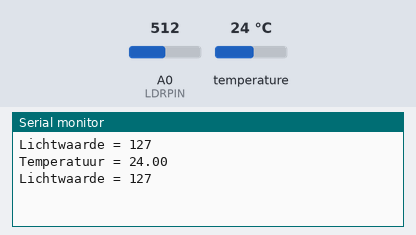
This sketch was run on a simulated Arduino Uno, built with avr-gcc and run on an emulated ATmega328P. Parts: the last lines printed to the serial monitor. The inputs (shaded band) are chosen by the test bench; at power-on: temperature 24 °C, A0 (LDRPIN) = 512.

Above: at 2.5 s.
2.6 s: temperature set to 12 °C
At 2.6 s:
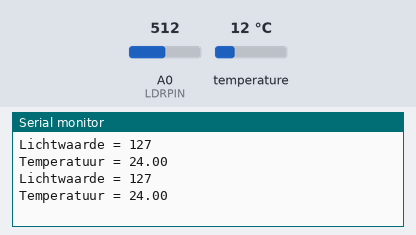
5.0 s: A0 (LDRPIN) set to 716
At 6.9 s:
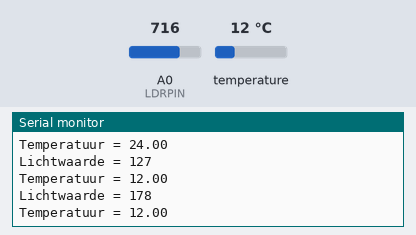
7.4 s: temperature set to 19 °C
At 8.3 s:
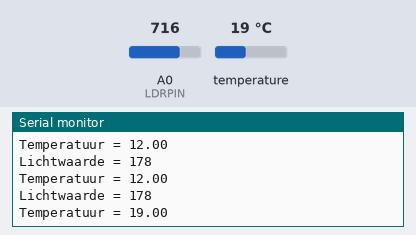
13.1 s: A0 (LDRPIN) set to 900
At 13.9 s:
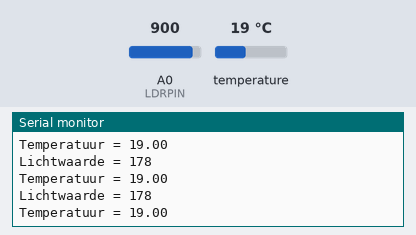
Timing chart, 0 to 16.1 s (numbered marks = the images above; inputs shaded):
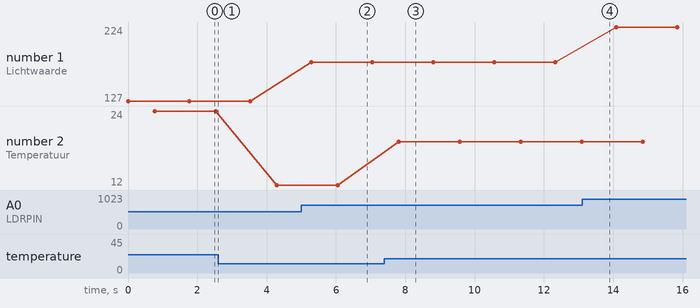

The sketch:

TempMeter.ino
```cpp
int ldrValue = 0;
const int LDRPIN = A0;

void setup() {
  pinMode(LDRPIN, INPUT);
  Serial.begin(9600);
  initTemp();
}

void loop() {
  ldrValue = analogRead(LDRPIN);
  int ldrValue2 = mapjes(ldrValue, 0, 1023, 0, 255);
  Serial.print("Lichtwaarde = ");
  Serial.println(ldrValue2);
  float temp = printTemperature();
  Serial.print("Temperatuur = ");
  Serial.println(temp);
  delay(1000);


}
```

Functions.ino
```cpp
#include <OneWire.h>
const int DS18B20PIN = 7;
OneWire ds18b20(DS18B20PIN);
byte ds18b20Addr[8];
void initTemp() {
  while ( !ds18b20.search(ds18b20Addr) || OneWire::crc8(ds18b20Addr, 7) !=
          ds18b20Addr[7]) {
    Serial.println("Address not found, retrying in 1 second...");
    ds18b20.reset_search();
    delay(1000); // deze delay mag blijven staan
  }
}
void initGetTemperature() {
  ds18b20.reset();
  ds18b20.select(ds18b20Addr);
  ds18b20.write(0x44);
}
float actualGetTemperature() {
  byte ds18data[12];
  float celsius;
  ds18b20.reset();
  ds18b20.select(ds18b20Addr);
  ds18b20.write(0xBE);
  for (int i = 0; i < 9; i++) {
    ds18data[i] = ds18b20.read();
  }
  int16_t raw = (ds18data[1] << 8) | ds18data[0];
  byte cfg = (ds18data[4] & 0x60);
  if (cfg == 0x00) {
    raw = raw & ~7;
  } else if (cfg == 0x20) {
    raw = raw & ~3;
  } else if (cfg == 0x40) {
    raw = raw & ~1;
  }

  celsius = (float)raw / 16.0;
  return celsius;
}
float printTemperature() {
  initGetTemperature();
  delay(750); // deze delay mag blijven staan
  return actualGetTemperature();
}
```

Map.ino
```cpp
long mapjes(long x, long in_min, long in_max, long out_min, long out_max)
{
  return (x - in_min) * (out_max - out_min) / (in_max - in_min) + out_min;
}
```

Measured:
- after the input at 5.0 s, the serial monitor: prints a new line after 0.29 s (image 2)
- after the input at 7.4 s, the serial monitor: prints a new line after 0.41 s (image 3)
- plotted number 1: 127 → 178 after the input at 5.0 s, 178 → 224 after the input at 13.1 s
- plotted number 2: 24 → 12 after the input at 2.6 s, 12 → 19 after the input at 7.4 s
